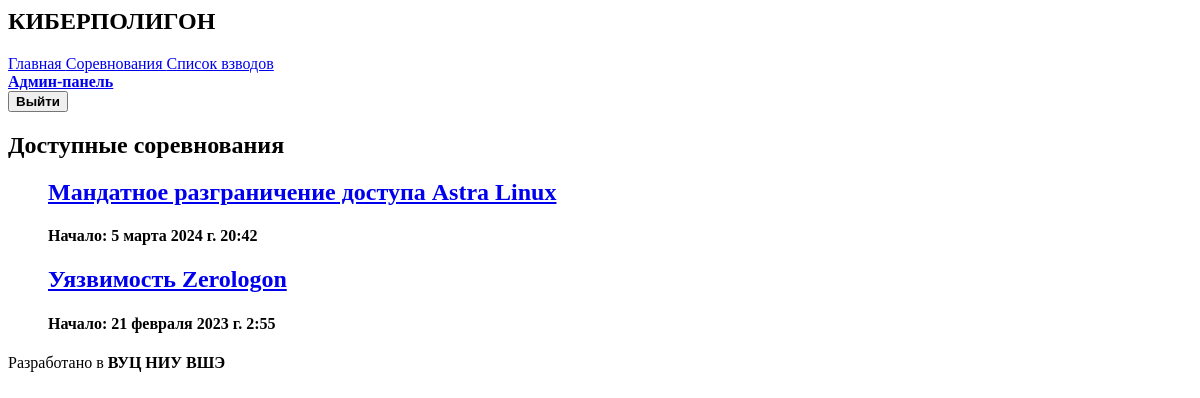
The page /cyberpolygon/competitions/ (signed in) on the database as committed earlier.
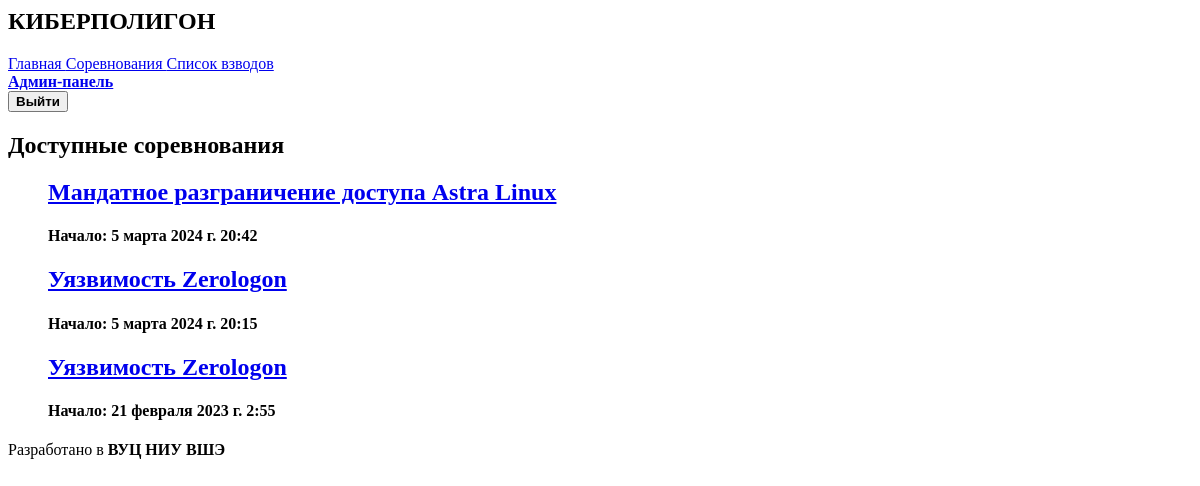
The same page on the database as committed later.
### interface/models.py (models this page shows, shortened)
class Competition(models.Model):
    slug = models.SlugField('Название в адресной строке', unique=True)
    start = models.DateTimeField("Начало")
    finish = models.DateTimeField("Конец")
    lab = models.ForeignKey(Lab,
                                related_name="competitions",
                                on_delete=models.CASCADE,
                                verbose_name="Лабораторная работа",
                                null=True)
    platoons = models.ManyToManyField(Platoon)
    participants = models.IntegerField("Количество участников", null=True, default=0)
    class Meta:
        verbose_name = 'Соревнование'
        verbose_name_plural = 'Соревнования'

class Lab(models.Model):
    name = models.CharField('Имя', max_length=255, primary_key=True)
    description = models.TextField('Описание')
    answer_flag = models.CharField('Ответный флаг', max_length=1024, blank=True,null=True)
    slug = models.SlugField('Название в адресной строке', unique=True)
    class Meta:
        verbose_name = 'Лабораторная работа'
        verbose_name_plural = 'Лабораторные работы'

### interface/views.py (the view)
# urls.py: path("competitions/", CompetitionListView.as_view(), name="competition-list"),
class CompetitionListView(ListView):
    model = Competition
    def get_queryset(self):
        queryset = []
        current_time = timezone.now()
        if self.request.user.is_authenticated:
            queryset = Competition.objects.order_by("-start").all()
            if not self.request.user.is_staff:
                queryset = queryset.filter(
                    platoons__in=[self.request.user.platoon],
                    start__lte=current_time,
                    finish__gte=current_time
                )
        return queryset

### templates/interface/competition_list.html
{% extends 'interface/base.html' %}
{% block content %}
<div class="block">
<h1 class="title is-1">Доступные соревнования</h1>
<ul>
{% for comp in object_list %}
    <div class="box">
        <h2 class="title is-3 is-link"><a href="{% url 'interface:competition-list' %}{{ comp.slug }}">{{ comp.lab.name }}</a></h2>
        <h4 class="subtitle is-5">Начало: {{ comp.start }}</h4>
    </div>
{% empty %}
    <li>Доступных соревнований нет.</li>
{% endfor %}
</ul>
</div>
{% endblock %}

Rows that differ between the two databases and show on the page:
added Competition: lab.name "Уязвимость Zerologon", start "5 марта 2024 г. 20:15"
